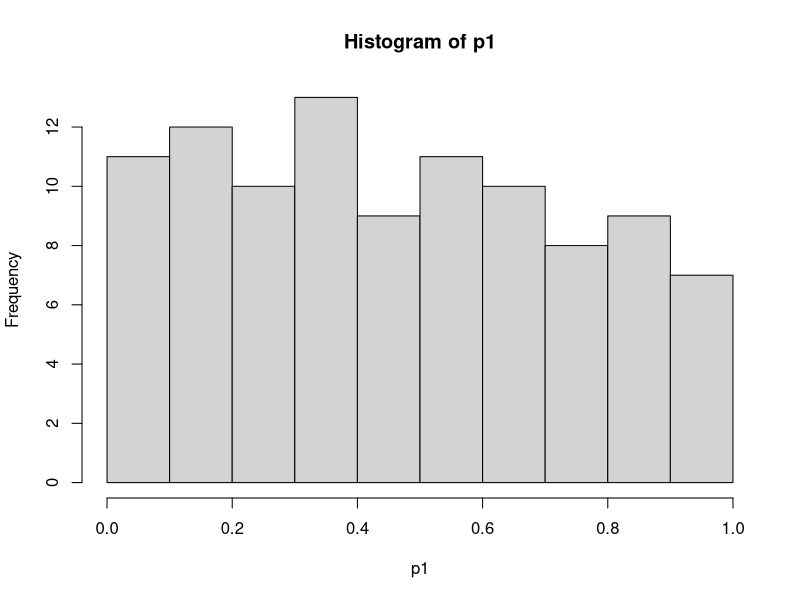
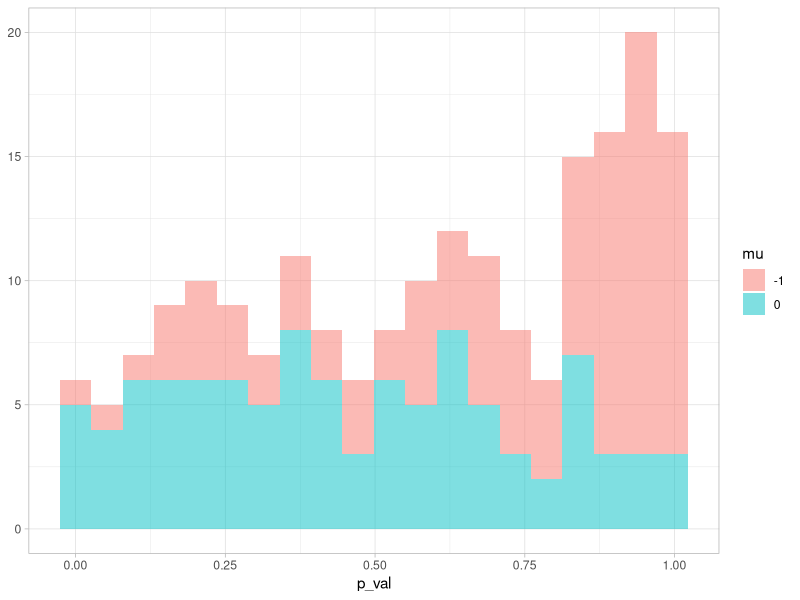
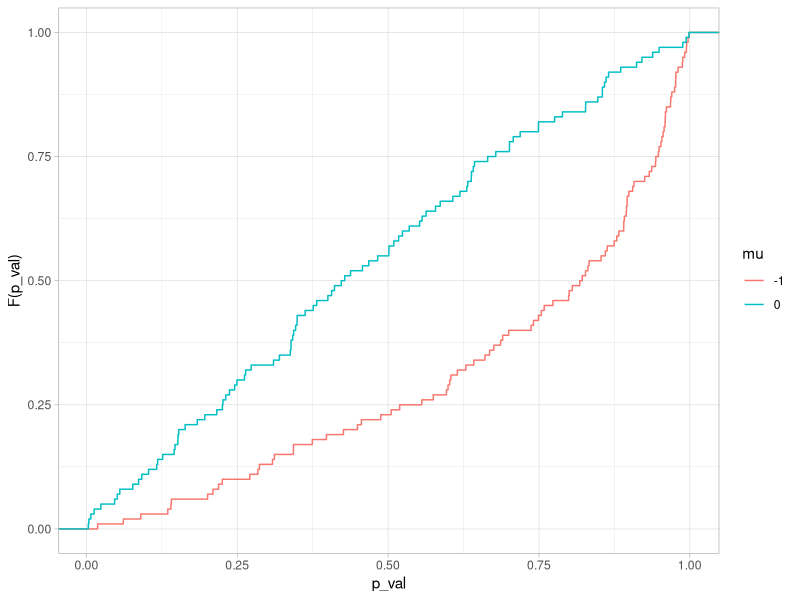

Reproduce these figures in R, in order.
library(tidyverse)
# H: mu <= 0, K: mu > 0

# Null mu is exactly Zero

# 100 N(0, 1) RVs realizations
y1 <- rnorm(n = 100, mean = 0)

# P-value = P(Y >= y) under Null
p1 <- 1 - pnorm(y1, mean = 0)

# Distribution of P-value
hist(p1)

# But what if mu = -1?
y2 <- rnorm(n = 100, mean = -1)
p2 <- 1 - pnorm(y2, mean = 0)

# Compare histograms
df <- tibble(p_val = c(p1, p2),
             mu = factor(c(rep(0, 100), rep(-1, 100))))
df %>%
  ggplot(aes(p_val, fill = mu)) +
  geom_histogram(bins = 20, alpha = 0.5) +
  labs(y = NULL) +
  theme_light()

# Compare empirical CDFs
df %>%
  ggplot(aes(p_val, color = mu)) +
  stat_ecdf() +
  labs(y = "F(p_val)") +
  theme_light()

### power simulations
p_global_bonferroni <- function(p_vals) {
  n <- length(p_vals)
  return(min(n * min(p_vals), 1))
}

n_sim <- 10000
reject <- numeric(n_sim)
reject_cond <- numeric(n_sim)

for (j in 1:n_sim) {
  y <- rnorm(100, mean = 0)
  p <- 1 - pnorm(y, mean = 0)
  reject[j] <- as.integer(p_global_bonferroni(p) < 0.05)
  reject_cond[j] <- as.integer(p_global_bonferroni(p[p <= 0.8] / 0.8) < 0.05)
}
mean(reject)
mean(reject_cond)

n_sim <- 10000
reject <- numeric(n_sim)
reject_cond <- numeric(n_sim)

for (j in 1:n_sim) {
  y <- rnorm(100, mean = c(4, rep(0, 99)))
  p <- 1 - pnorm(y, mean = 0)
  res <- p_global_bonferroni(p)
  reject[j] <- as.integer(p_global_bonferroni(p) < 0.05)
  reject_cond[j] <- as.integer(p_global_bonferroni(p[p <= 0.8] / 0.8) < 0.05)
}
mean(reject)
mean(reject_cond)


n_sim <- 10000
reject <- numeric(n_sim)
reject_cond <- numeric(n_sim)

for (j in 1:n_sim) {
  y <- rnorm(100, mean = c(4, rep(-4, 99)))
  p <- 1 - pnorm(y, mean = 0)
  res <- p_global_bonferroni(p)
  reject[j] <- as.integer(p_global_bonferroni(p) < 0.05)
  reject_cond[j] <- as.integer(p_global_bonferroni(p[p <= 0.8] / 0.8) < 0.05)
}
mean(reject)
mean(reject_cond)



## QI
n_sim <- 10000
reject <- numeric(n_sim)
reject_cond <- numeric(n_sim)

for (j in 1:n_sim) {
  y <- rnorm(100, mean = c(rep(1, 50), rep(-1, 50)))
  p_pos <- 1 - pnorm(y, mean = 0)
  p_neg <- pnorm(y, mean = 0)
  p_pos_gl <- p_global_bonferroni(p_pos)
  p_neg_gl <- p_global_bonferroni(p_neg)
  p <- max(p_pos_gl, p_neg_gl)
  reject[j] <- as.integer(p < 0.05)
  p_pos_gl <- p_global_bonferroni(p_pos[p_pos <= 0.8] / 0.8)
  p_neg_gl <- p_global_bonferroni(p_neg[p_neg <= 0.8] / 0.8)
  p <- max(p_pos_gl, p_neg_gl)
  reject_cond[j] <- as.integer(p < 0.05)
}
mean(reject)
mean(reject_cond)
